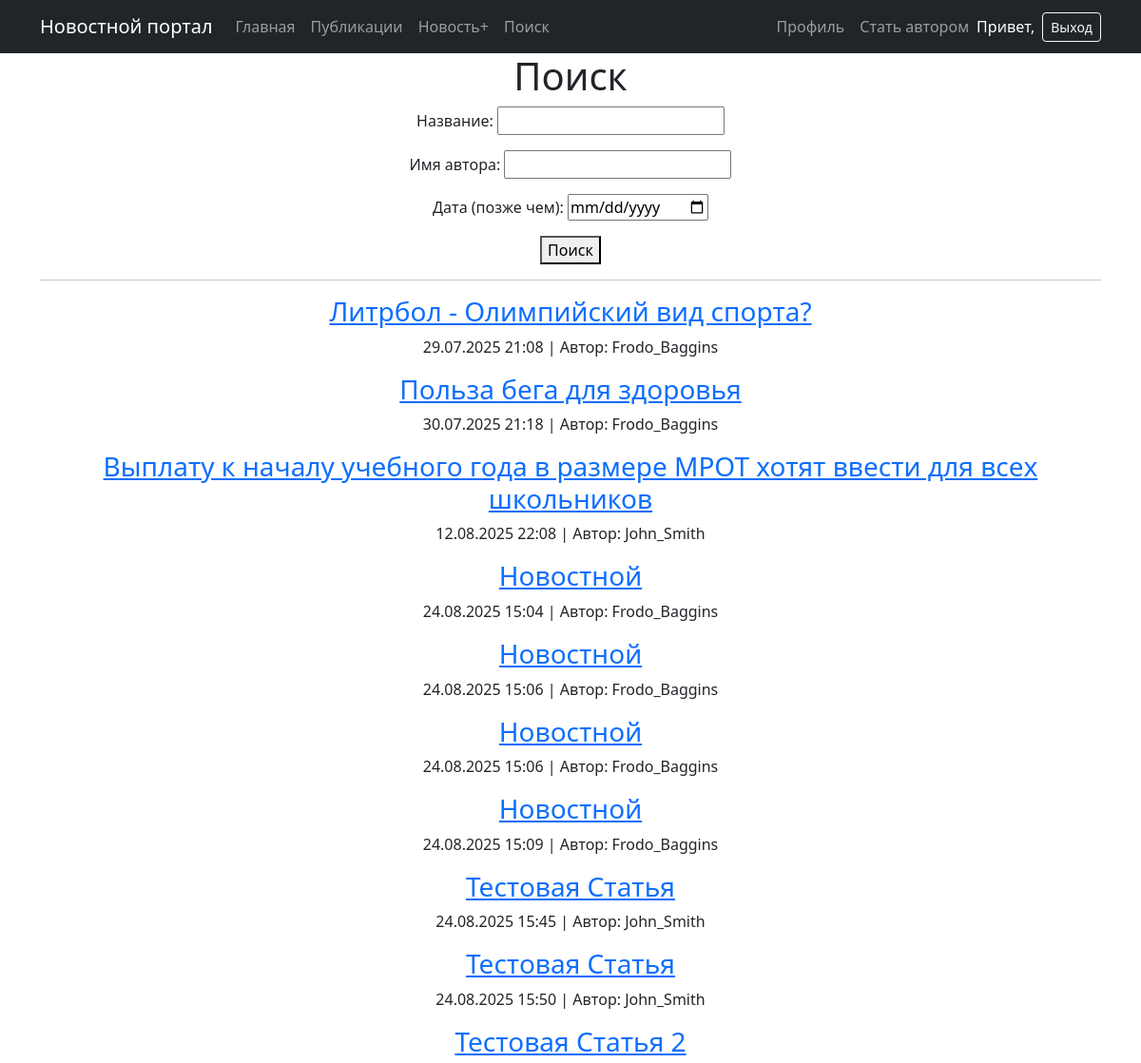
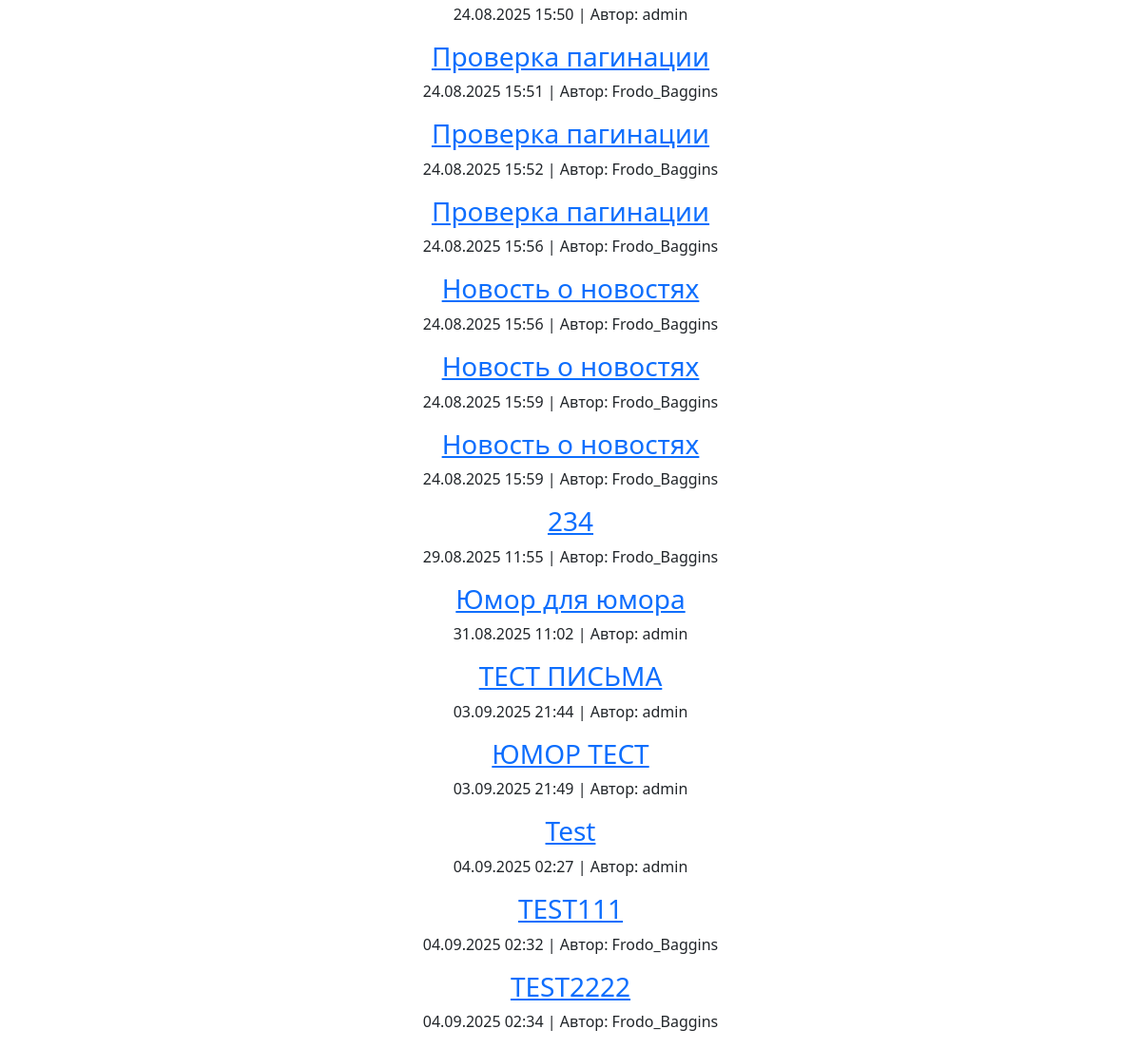
The page /post/search/ (signed in) on the database its author committed (2 pictures, top to bottom).
### news/models.py (models this page shows, shortened)
class Post(models.Model):
    NEWS = 'NW'
    ARTICLE = 'AR'
    POST_TYPE_CHOICES = [(NEWS, 'Новость'),(ARTICLE, 'Статья')]
    author = models.ForeignKey(Author, on_delete=models.CASCADE, related_name="posts")
    created_at = models.DateTimeField(auto_now_add=True)
    categories = models.ManyToManyField("Category", through='PostCategory')
    title = models.CharField(max_length=255)
    post_type = models.CharField(max_length=2, choices=POST_TYPE_CHOICES)
    content = models.TextField()
    rating = models.IntegerField(default= 0)

class Author(models.Model):
    user = models.OneToOneField(User, on_delete=models.CASCADE)
    rating = models.IntegerField(default=0)
    def __str__(self):
        return self.user.username

### news/views.py (the view)
# urls.py: path('search/',views.news_search, name='news_search'),
def news_search(request):
    queryset = Post.objects.all()
    filterset= PostsFilter(request.GET, queryset=queryset)
    return render(request, 'news_search.html', {'filterset': filterset,})

### templates/news_search.html
{% extends 'flatpages/default.html' %}
{% block content %}
<h1>Поиск</h1>
<form method="get">
    {{ filterset.form.as_p }}
    <button type="submit">Поиск</button>
</form>
<hr>
{% for post in filterset.qs %}
    <div>
        <h3><a href="{% url 'news_detail' post.pk %}">{{ post.title }}</a></h3>
        <p>{{ post.created_at|date:"d.m.Y H:i" }} | Автор: {{ post.author }}</p>
    </div>
{% empty %}
    <p>Новости не найдены.</p>
{% endfor %}
{% endblock content %}

### rows shown on the page
Post: title "Литрбол - Олимпийский вид спорта?", created_at "29.07.2025 21:08", author "Frodo_Baggins"
Post: title "Польза бега для здоровья", created_at "30.07.2025 21:18", author "Frodo_Baggins"
Post: title "Выплату к началу учебного года в размере МРОТ хотят ввести для всех школьников", created_at "12.08.2025 22:08", author "John_Smith"
Post: title "Новостной", created_at "24.08.2025 15:04", author "Frodo_Baggins"
Post: title "Новостной", created_at "24.08.2025 15:06", author "Frodo_Baggins"
Post: title "Новостной", created_at "24.08.2025 15:06", author "Frodo_Baggins"
Post: title "Новостной", created_at "24.08.2025 15:09", author "Frodo_Baggins"
Post: title "Тестовая Статья", created_at "24.08.2025 15:45", author "John_Smith"
Post: title "Тестовая Статья", created_at "24.08.2025 15:50", author "John_Smith"
Post: title "Тестовая Статья 2", created_at "24.08.2025 15:50", author "admin"
Post: title "Проверка пагинации", created_at "24.08.2025 15:51", author "Frodo_Baggins"
Post: title "Проверка пагинации", created_at "24.08.2025 15:52", author "Frodo_Baggins"
Post: title "Проверка пагинации", created_at "24.08.2025 15:56", author "Frodo_Baggins"
Post: title "Новость о новостях", created_at "24.08.2025 15:56", author "Frodo_Baggins"
Post: title "Новость о новостях", created_at "24.08.2025 15:59", author "Frodo_Baggins"
Post: title "Новость о новостях", created_at "24.08.2025 15:59", author "Frodo_Baggins"
Post: title "234", created_at "29.08.2025 11:55", author "Frodo_Baggins"
Post: title "Юмор для юмора", created_at "31.08.2025 11:02", author "admin"
Post: title "ТЕСТ ПИСЬМА", created_at "03.09.2025 21:44", author "admin"
Post: title "ЮМОР ТЕСТ", created_at "03.09.2025 21:49", author "admin"
Post: title "Test", created_at "04.09.2025 02:27", author "admin"
Post: title "TEST111", created_at "04.09.2025 02:32", author "Frodo_Baggins"
Post: title "TEST2222", created_at "04.09.2025 02:34", author "Frodo_Baggins"
